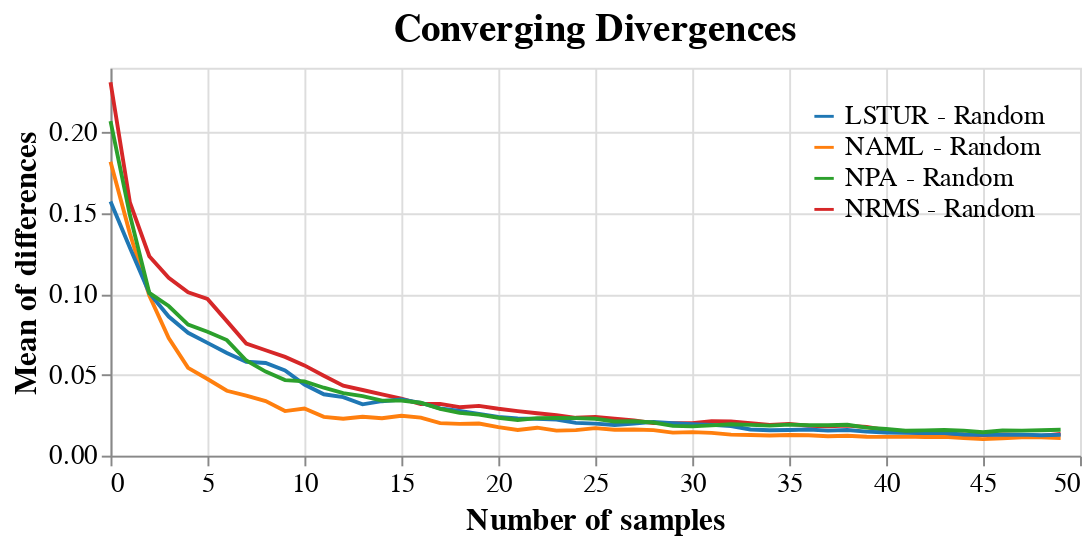

Source (notebook cell):
### Code cell
# This code plots the difference between the mean of the metric of interest and the mean of the random metric for each method as the number of samples increases.

metric_to_plot = 'alternative_voices'

x = np.arange(1, 51)
y1 = [] 
y2 = []
y3 = []
y4 = []
y_5 = []
for seed in range(100):

    y1_seed = []
    y2_seed = []
    y3_seed = []
    y4_seed = []
    y5_seed = []

    start = np.random.randint(0, 1000)

    for n in x:

        end = start + n
        y1_seed.append(np.mean(results[metric_to_plot]['random'][start:end]))
        y2_seed.append(np.mean(results[metric_to_plot]['nrms'][start:end]))
        y3_seed.append(np.mean(results[metric_to_plot]['naml'][start:end]))
        y4_seed.append(np.mean(results[metric_to_plot]['lstur'][start:end]))
        y5_seed.append(np.mean(results[metric_to_plot]['npa'][start:end]))
        
    y1.append(y1_seed)
    y2.append(y2_seed)
    y3.append(y3_seed)
    y4.append(y4_seed)
    y_5.append(y5_seed)

y1 = np.array(y1)
y2 = np.array(y2)
y3 = np.array(y3)
y4 = np.array(y4)
y5 = np.array(y_5)

y_diff_1 = abs(y2 - y1)
y_diff_2 = abs(y3 - y1)
y_diff_3 = abs(y4 - y1)
y_diff_4 = abs(y5 - y1)

plot_1 = np.mean(y_diff_1, axis=0)
plot_2 = np.mean(y_diff_2, axis=0)
plot_3 = np.mean(y_diff_3, axis=0)
plot_4 = np.mean(y_diff_4, axis=0)

# Assuming plot_1 to plot_4 are numpy arrays of the same length
x_values = np.arange(len(plot_1))

# Create individual DataFrames for each plot
df1 = pd.DataFrame({'x': x_values, 'mean': plot_1, 'metric': 'NRMS - Random'})
df2 = pd.DataFrame({'x': x_values, 'mean': plot_2, 'metric': 'NAML - Random'})
df3 = pd.DataFrame({'x': x_values, 'mean': plot_3, 'metric': 'LSTUR - Random'})
df4 = pd.DataFrame({'x': x_values, 'mean': plot_4, 'metric': 'NPA - Random'})

# Combine all DataFrames into one
df = pd.concat([df1, df2, df3, df4], ignore_index=True)

# Create the plot
base = alt.Chart(df).mark_line().encode(
    x=alt.X('x', title='Number of samples', axis=alt.Axis(labelFontSize=14, titleFontSize=16)),
    y=alt.Y('mean', title='Mean of differences', axis=alt.Axis(labelFontSize=14, titleFontSize=16)),
    color=alt.Color('metric:N', scale=alt.Scale(scheme='category10'), legend=alt.Legend(title=None, labelFontSize=14, titleFontSize=16, orient='top-right')),
).properties(
    width=500,
    height=200,
    title=alt.TitleParams(
        text='Converging Divergences',
        fontSize=20,
        fontWeight='bold',
        anchor='middle',
        offset=10
    )
)

# Display the plot
base

### Figure 1 — Vega-Lite specification as saved in the notebook (floating-point values rounded to 4 significant figures; data arrays with more than 128 entries replaced by an {"elided": "..."} marker saying what was removed)
{"config": {"view": {"continuousWidth": 300, "continuousHeight": 300}}, "data": {"name": "data-d6c52e42afe70b0810d6a0d5d6f0e114"}, "mark": {"type": "line"}, "encoding": {"color": {"field": "metric", "legend": {"labelFontSize": 14, "orient": "top-right", "title": null, "titleFontSize": 16}, "scale": {"scheme": "category10"}, "type": "nominal"}, "x": {"axis": {"labelFontSize": 14, "titleFontSize": 16}, "field": "x", "title": "Number of samples", "type": "quantitative"}, "y": {"axis": {"labelFontSize": 14, "titleFontSize": 16}, "field": "mean", "title": "Mean of differences", "type": "quantitative"}}, "height": 200, "title": {"text": "Converging Divergences", "anchor": "middle", "fontSize": 20, "fontWeight": "bold", "offset": 10}, "width": 500, "$schema": "https://vega.github.io/schema/vega-lite/v5.17.0.json", "datasets": {"data-d6c52e42afe70b0810d6a0d5d6f0e114": {"elided": "200 records"}}}
